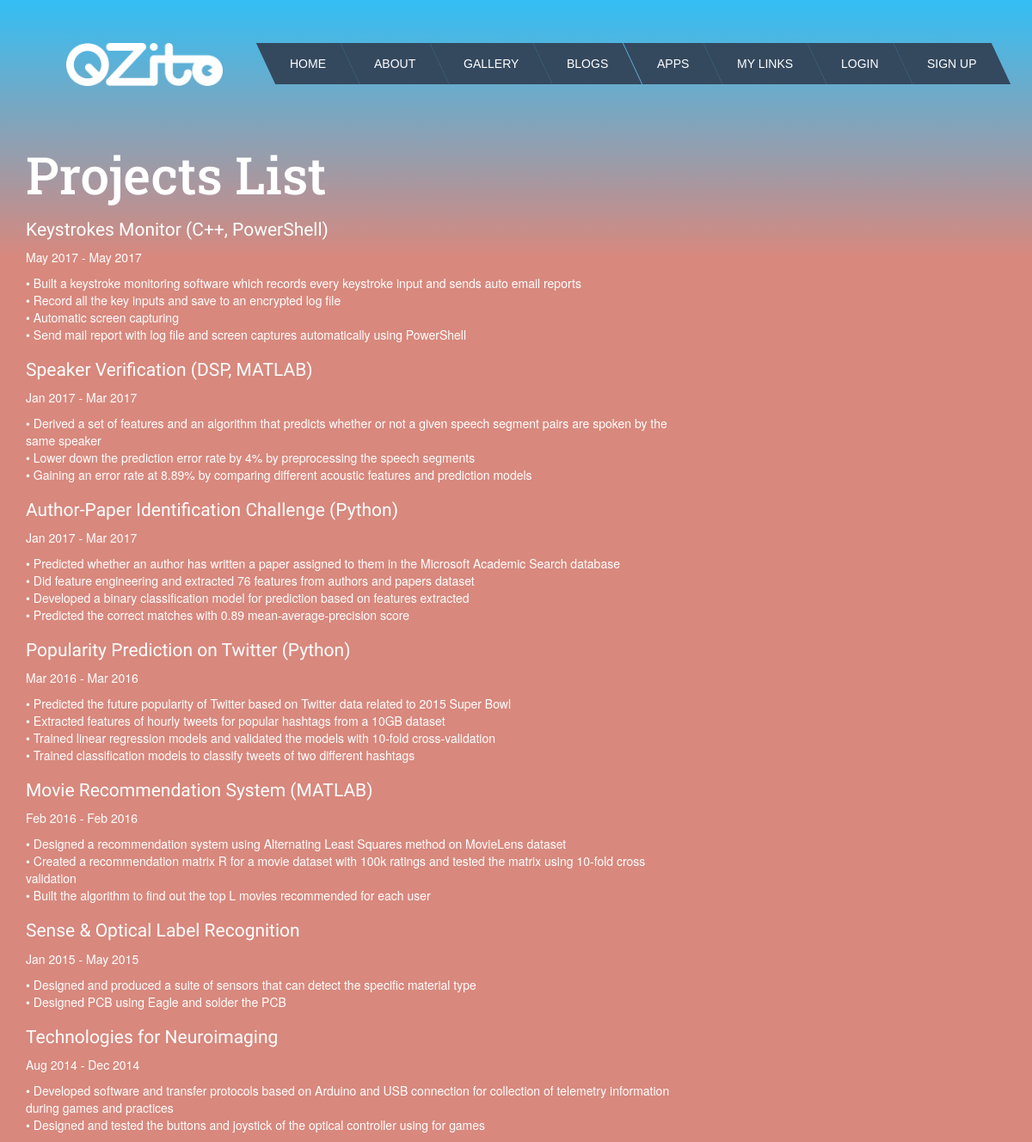
Page /blog/project/ on the committed database.
### blog/models.py (models this page shows)
class MyProject(models.Model):
    title = models.CharField(max_length = 200)
    text = models.TextField()
    start_time = models.DateTimeField(default=timezone.now);
    end_time = models.DateTimeField(default=timezone.now);

### blog/views.py (the view)
class ProjectListView(ListView):
    model = MyProject
    def get_queryset(self):
        return MyProject.objects.filter(start_time__lte=timezone.now()).order_by('-start_time')

### blog/templates/blog/myproject_list.html
{% extends 'base.html' %}
{% block content %}
<h1 class="res1">Projects List</h1>
<div class="centerstage">
    {% for project in myproject_list %}
        <div class="post" style="color: #ffffff;">
            <h1 class="techfont">{{ project.title }}</h1>
            <div class="date">
                <p>{{ project.start_time|date:"M Y"}} - {{ project.end_time|date:"M Y"}}</p>
                <p>{{project.text|linebreaks}}</p>
            </div>
        </div>
    {% endfor %}
</div>
{% endblock %}

### blog/static/CSS/blog.css (style rules this page uses)
.techfont { font-family:'Righteous', cursive; font-size: 1.5em; margin-bottom: 10px; color: #ffffff; }
.res1 { font-family: 'Roboto Slab', serif; font-size: 60px; color: #ffffff; }
.centerstage { margin-left: auto; margin-right: auto; }
* { box-sizing: border-box; }

### blog/static/CSS/blocknav.css (style rules this page uses)
html { height: 100%; }
body { margin: 0; padding: 0; height: 100%; background-color: #d8887d; background-image: -webkit-linear-gradient(top, #33bef4, transparent); background-image: -moz-linear-gradient(top, #33bef4, transparent); background-image: -o-linear-gradient(top, #33bef4, transparent); background-image: linear-gradient(to bottom, #33bef4, transparent); background-repeat:no-repeat; background-size:100% 300px; }

### rows in the picture
MyProject: title "Keystrokes Monitor (C++, PowerShell)", start_time "May 2017", end_time "May 2017", text "• Built a keystroke monitoring software which records every keystroke input and sends auto email reports • Record all the key inputs and save to an encrypted log file • Automatic screen capturing • Send mail report with log file and screen captures automatically using PowerShell"
MyProject: title "Speaker Verification (DSP, MATLAB)", start_time "Jan 2017", end_time "Mar 2017", text "• Derived a set of features and an algorithm that predicts whether or not a given speech segment pairs are spoken by the same speaker • Lower down the prediction error rate by 4% by preprocessing the speech segments • Gaining an error rate at 8.89% by comparing different acoustic features and prediction models"
MyProject: title "Author-Paper Identification Challenge (Python)", start_time "Jan 2017", end_time "Mar 2017", text "• Predicted whether an author has written a paper assigned to them in the Microsoft Academic Search database • Did feature engineering and extracted 76 features from authors and papers dataset • Developed a binary classification model for prediction based on features extracted • Predicted the correct matches with 0.89 mean-average-precision score"
MyProject: title "Popularity Prediction on Twitter (Python)", start_time "Mar 2016", end_time "Mar 2016", text "• Predicted the future popularity of Twitter based on Twitter data related to 2015 Super Bowl • Extracted features of hourly tweets for popular hashtags from a 10GB dataset • Trained linear regression models and validated the models with 10-fold cross-validation • Trained classification models to classify tweets of two different hashtags"
MyProject: title "Movie Recommendation System (MATLAB)", start_time "Feb 2016", end_time "Feb 2016", text "• Designed a recommendation system using Alternating Least Squares method on MovieLens dataset • Created a recommendation matrix R for a movie dataset with 100k ratings and tested the matrix using 10-fold cross validation • Built the algorithm to find out the top L movies recommended for each user"
MyProject: title "Sense & Optical Label Recognition", start_time "Jan 2015", end_time "May 2015", text "• Designed and produced a suite of sensors that can detect the specific material type • Designed PCB using Eagle and solder the PCB"
MyProject: title "Technologies for Neuroimaging", start_time "Aug 2014", end_time "Dec 2014", text "• Developed software and transfer protocols based on Arduino and USB connection for collection of telemetry information during games and practices • Designed and tested the buttons and joystick of the optical controller using for games"
